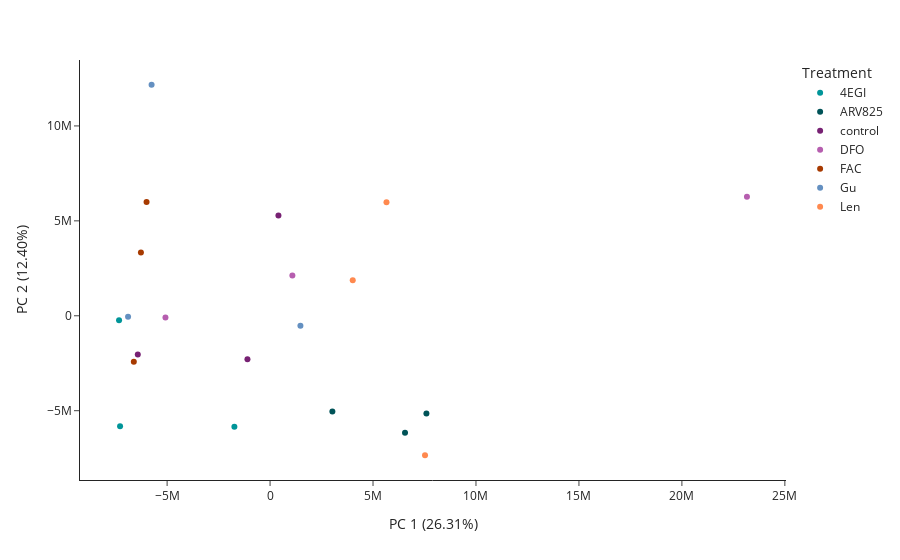
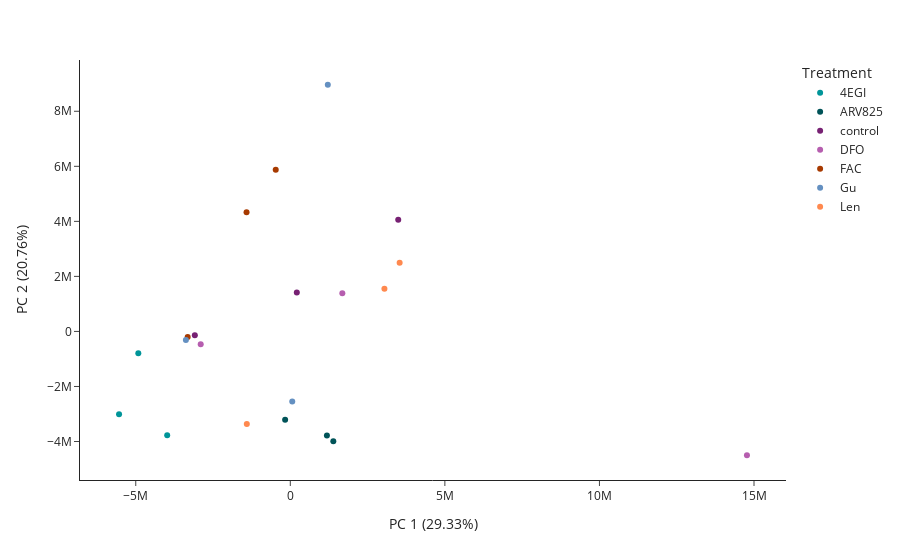
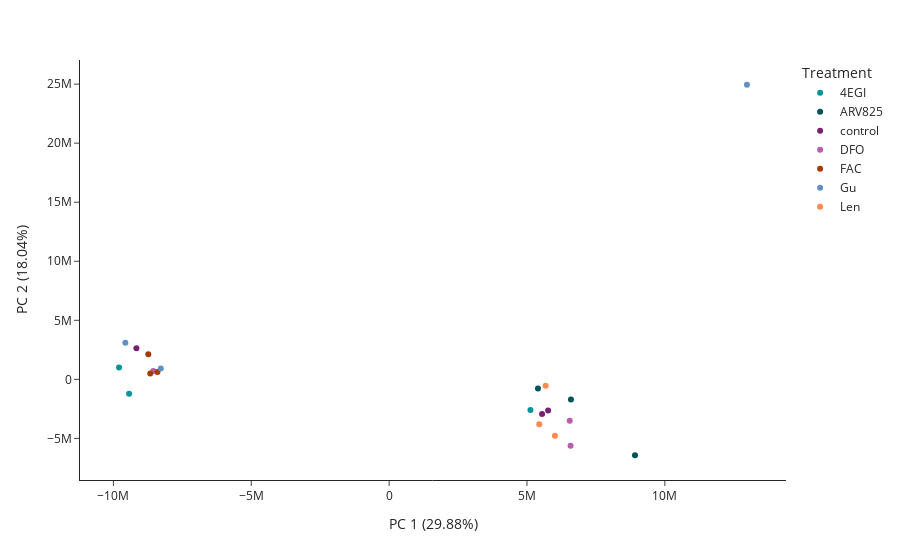

Notebook cell for these charts, in order:
### Markdown cell above
# QC norm vs unnorm

### Code cell
#normalization_qc.pca(path,meta, '_unnorm')
normalization_qc.pca(path,meta, '')
#normalization_qc.pca(path,meta, '_lfq')

### Figure 1 — Plotly figure (JSON) as saved in the notebook; plotly's stock layout.template omitted (floating-point values rounded to 4 significant figures)
{"data": [{"customdata": [["4EGI_1"], ["4EGI_2"], ["4EGI_3"]], "hovertemplate": "color=4EGI<br>PC 1 (26.31%)=%{x}<br>PC 2 (12.40%)=%{y}<br>Sample=%{customdata[0]}<extra></extra>", "legendgroup": "4EGI", "marker": {"color": "#009599", "symbol": "circle"}, "mode": "markers", "name": "4EGI", "orientation": "v", "showlegend": true, "type": "scatter", "x": [-7285000.0, -7334000.0, -1732000.0], "xaxis": "x", "y": [-5826000.0, -233300.0, -5849000.0], "yaxis": "y"}, {"customdata": [["ARV825_1"], ["ARV825_2"], ["ARV825_3"]], "hovertemplate": "color=ARV825<br>PC 1 (26.31%)=%{x}<br>PC 2 (12.40%)=%{y}<br>Sample=%{customdata[0]}<extra></extra>", "legendgroup": "ARV825", "marker": {"color": "#005358", "symbol": "circle"}, "mode": "markers", "name": "ARV825", "orientation": "v", "showlegend": true, "type": "scatter", "x": [7592000.0, 3025000.0, 6554000.0], "xaxis": "x", "y": [-5143000.0, -5043000.0, -6161000.0], "yaxis": "y"}, {"customdata": [["control_1"], ["control_2"], ["control_3"]], "hovertemplate": "color=control<br>PC 1 (26.31%)=%{x}<br>PC 2 (12.40%)=%{y}<br>Sample=%{customdata[0]}<extra></extra>", "legendgroup": "control", "marker": {"color": "#772173", "symbol": "circle"}, "mode": "markers", "name": "control", "orientation": "v", "showlegend": true, "type": "scatter", "x": [-1098000.0, -6424000.0, 406700.0], "xaxis": "x", "y": [-2293000.0, -2041000.0, 5280000.0], "yaxis": "y"}, {"customdata": [["DFO_1"], ["DFO_2"], ["DFO_3"]], "hovertemplate": "color=DFO<br>PC 1 (26.31%)=%{x}<br>PC 2 (12.40%)=%{y}<br>Sample=%{customdata[0]}<extra></extra>", "legendgroup": "DFO", "marker": {"color": "#B65EAF", "symbol": "circle"}, "mode": "markers", "name": "DFO", "orientation": "v", "showlegend": true, "type": "scatter", "x": [1083000.0, 23160000.0, -5080000.0], "xaxis": "x", "y": [2124000.0, 6263000.0, -88340.0], "yaxis": "y"}, {"customdata": [["FAC_1"], ["FAC_2"], ["FAC_3"]], "hovertemplate": "color=FAC<br>PC 1 (26.31%)=%{x}<br>PC 2 (12.40%)=%{y}<br>Sample=%{customdata[0]}<extra></extra>", "legendgroup": "FAC", "marker": {"color": "#A73A00", "symbol": "circle"}, "mode": "markers", "name": "FAC", "orientation": "v", "showlegend": true, "type": "scatter", "x": [-6616000.0, -6272000.0, -5998000.0], "xaxis": "x", "y": [-2424000.0, 3330000.0, 5999000.0], "yaxis": "y"}, {"customdata": [["Gu_1"], ["Gu_2"], ["Gu_3"]], "hovertemplate": "color=Gu<br>PC 1 (26.31%)=%{x}<br>PC 2 (12.40%)=%{y}<br>Sample=%{customdata[0]}<extra></extra>", "legendgroup": "Gu", "marker": {"color": "#6490C1", "symbol": "circle"}, "mode": "markers", "name": "Gu", "orientation": "v", "showlegend": true, "type": "scatter", "x": [-6896000.0, 1474000.0, -5754000.0], "xaxis": "x", "y": [-53080.0, -524400.0, 12170000.0], "yaxis": "y"}, {"customdata": [["Len_2"], ["Len_3"], ["Len_1"]], "hovertemplate": "color=Len<br>PC 1 (26.31%)=%{x}<br>PC 2 (12.40%)=%{y}<br>Sample=%{customdata[0]}<extra></extra>", "legendgroup": "Len", "marker": {"color": "#FF894F", "symbol": "circle"}, "mode": "markers", "name": "Len", "orientation": "v", "showlegend": true, "type": "scatter", "x": [5654000.0, 4015000.0, 7526000.0], "xaxis": "x", "y": [5983000.0, 1878000.0, -7347000.0], "yaxis": "y"}], "layout": {"autosize": true, "legend": {"title": {"text": "Treatment"}, "tracegroupgap": 0}, "margin": {"t": 60}, "xaxis": {"anchor": "y", "autorange": true, "domain": [0, 1], "range": [-9089000.0, 24910000.0], "title": {"text": "PC 1 (26.31%)"}, "type": "linear"}, "yaxis": {"anchor": "x", "autorange": true, "domain": [0, 1], "range": [-8858000.0, 13680000.0], "title": {"text": "PC 2 (12.40%)"}, "type": "linear"}}}

### Figure 2 — Plotly figure (JSON) as saved in the notebook; plotly's stock layout.template omitted (floating-point values rounded to 4 significant figures)
{"data": [{"customdata": [["4EGI_1"], ["4EGI_2"], ["4EGI_3"]], "hovertemplate": "color=4EGI<br>PC 1 (29.33%)=%{x}<br>PC 2 (20.76%)=%{y}<br>Sample=%{customdata[0]}<extra></extra>", "legendgroup": "4EGI", "marker": {"color": "#009599", "symbol": "circle"}, "mode": "markers", "name": "4EGI", "orientation": "v", "showlegend": true, "type": "scatter", "x": [-5540000.0, -4917000.0, -3983000.0], "xaxis": "x", "y": [-3014000.0, -789000.0, -3769000.0], "yaxis": "y"}, {"customdata": [["ARV825_1"], ["ARV825_2"], ["ARV825_3"]], "hovertemplate": "color=ARV825<br>PC 1 (29.33%)=%{x}<br>PC 2 (20.76%)=%{y}<br>Sample=%{customdata[0]}<extra></extra>", "legendgroup": "ARV825", "marker": {"color": "#005358", "symbol": "circle"}, "mode": "markers", "name": "ARV825", "orientation": "v", "showlegend": true, "type": "scatter", "x": [-167700.0, 1184000.0, 1391000.0], "xaxis": "x", "y": [-3211000.0, -3780000.0, -3993000.0], "yaxis": "y"}, {"customdata": [["control_1"], ["control_2"], ["control_3"]], "hovertemplate": "color=control<br>PC 1 (29.33%)=%{x}<br>PC 2 (20.76%)=%{y}<br>Sample=%{customdata[0]}<extra></extra>", "legendgroup": "control", "marker": {"color": "#772173", "symbol": "circle"}, "mode": "markers", "name": "control", "orientation": "v", "showlegend": true, "type": "scatter", "x": [210000.0, -3089000.0, 3491000.0], "xaxis": "x", "y": [1415000.0, -135400.0, 4062000.0], "yaxis": "y"}, {"customdata": [["DFO_1"], ["DFO_2"], ["DFO_3"]], "hovertemplate": "color=DFO<br>PC 1 (29.33%)=%{x}<br>PC 2 (20.76%)=%{y}<br>Sample=%{customdata[0]}<extra></extra>", "legendgroup": "DFO", "marker": {"color": "#B65EAF", "symbol": "circle"}, "mode": "markers", "name": "DFO", "orientation": "v", "showlegend": true, "type": "scatter", "x": [1683000.0, 14770000.0, -2899000.0], "xaxis": "x", "y": [1391000.0, -4499000.0, -467900.0], "yaxis": "y"}, {"customdata": [["FAC_1"], ["FAC_2"], ["FAC_3"]], "hovertemplate": "color=FAC<br>PC 1 (29.33%)=%{x}<br>PC 2 (20.76%)=%{y}<br>Sample=%{customdata[0]}<extra></extra>", "legendgroup": "FAC", "marker": {"color": "#A73A00", "symbol": "circle"}, "mode": "markers", "name": "FAC", "orientation": "v", "showlegend": true, "type": "scatter", "x": [-3320000.0, -1416000.0, -471700.0], "xaxis": "x", "y": [-199100.0, 4332000.0, 5876000.0], "yaxis": "y"}, {"customdata": [["Gu_1"], ["Gu_2"], ["Gu_3"]], "hovertemplate": "color=Gu<br>PC 1 (29.33%)=%{x}<br>PC 2 (20.76%)=%{y}<br>Sample=%{customdata[0]}<extra></extra>", "legendgroup": "Gu", "marker": {"color": "#6490C1", "symbol": "circle"}, "mode": "markers", "name": "Gu", "orientation": "v", "showlegend": true, "type": "scatter", "x": [-3378000.0, 62590.0, 1213000.0], "xaxis": "x", "y": [-307400.0, -2548000.0, 8964000.0], "yaxis": "y"}, {"customdata": [["Len_2"], ["Len_3"], ["Len_1"]], "hovertemplate": "color=Len<br>PC 1 (29.33%)=%{x}<br>PC 2 (20.76%)=%{y}<br>Sample=%{customdata[0]}<extra></extra>", "legendgroup": "Len", "marker": {"color": "#FF894F", "symbol": "circle"}, "mode": "markers", "name": "Len", "orientation": "v", "showlegend": true, "type": "scatter", "x": [3537000.0, 3044000.0, -1407000.0], "xaxis": "x", "y": [2493000.0, 1547000.0, -3367000.0], "yaxis": "y"}], "layout": {"autosize": true, "legend": {"title": {"text": "Treatment"}, "tracegroupgap": 0}, "margin": {"t": 60}, "xaxis": {"anchor": "y", "autorange": true, "domain": [0, 1], "range": [-6709000.0, 15940000.0], "title": {"text": "PC 1 (29.33%)"}, "type": "linear"}, "yaxis": {"anchor": "x", "autorange": true, "domain": [0, 1], "range": [-5542000.0, 10010000.0], "title": {"text": "PC 2 (20.76%)"}, "type": "linear"}}}

### Figure 3 — Plotly figure (JSON) as saved in the notebook; plotly's stock layout.template omitted (floating-point values rounded to 4 significant figures)
{"data": [{"customdata": [["4EGI_1"], ["4EGI_2"], ["4EGI_3"]], "hovertemplate": "color=4EGI<br>PC 1 (29.88%)=%{x}<br>PC 2 (18.04%)=%{y}<br>Sample=%{customdata[0]}<extra></extra>", "legendgroup": "4EGI", "marker": {"color": "#009599", "symbol": "circle"}, "mode": "markers", "name": "4EGI", "orientation": "v", "showlegend": true, "type": "scatter", "x": [-9796000.0, -9432000.0, 5126000.0], "xaxis": "x", "y": [1011000.0, -1213000.0, -2588000.0], "yaxis": "y"}, {"customdata": [["ARV825_1"], ["ARV825_2"], ["ARV825_3"]], "hovertemplate": "color=ARV825<br>PC 1 (29.88%)=%{x}<br>PC 2 (18.04%)=%{y}<br>Sample=%{customdata[0]}<extra></extra>", "legendgroup": "ARV825", "marker": {"color": "#005358", "symbol": "circle"}, "mode": "markers", "name": "ARV825", "orientation": "v", "showlegend": true, "type": "scatter", "x": [5399000.0, 6594000.0, 8917000.0], "xaxis": "x", "y": [-768200.0, -1711000.0, -6428000.0], "yaxis": "y"}, {"customdata": [["control_1"], ["control_2"], ["control_3"]], "hovertemplate": "color=control<br>PC 1 (29.88%)=%{x}<br>PC 2 (18.04%)=%{y}<br>Sample=%{customdata[0]}<extra></extra>", "legendgroup": "control", "marker": {"color": "#772173", "symbol": "circle"}, "mode": "markers", "name": "control", "orientation": "v", "showlegend": true, "type": "scatter", "x": [5767000.0, -9166000.0, 5547000.0], "xaxis": "x", "y": [-2633000.0, 2624000.0, -2925000.0], "yaxis": "y"}, {"customdata": [["DFO_1"], ["DFO_2"], ["DFO_3"]], "hovertemplate": "color=DFO<br>PC 1 (29.88%)=%{x}<br>PC 2 (18.04%)=%{y}<br>Sample=%{customdata[0]}<extra></extra>", "legendgroup": "DFO", "marker": {"color": "#B65EAF", "symbol": "circle"}, "mode": "markers", "name": "DFO", "orientation": "v", "showlegend": true, "type": "scatter", "x": [6581000.0, 6551000.0, -8554000.0], "xaxis": "x", "y": [-5631000.0, -3513000.0, 704800.0], "yaxis": "y"}, {"customdata": [["FAC_1"], ["FAC_2"], ["FAC_3"]], "hovertemplate": "color=FAC<br>PC 1 (29.88%)=%{x}<br>PC 2 (18.04%)=%{y}<br>Sample=%{customdata[0]}<extra></extra>", "legendgroup": "FAC", "marker": {"color": "#A73A00", "symbol": "circle"}, "mode": "markers", "name": "FAC", "orientation": "v", "showlegend": true, "type": "scatter", "x": [-8734000.0, -8664000.0, -8403000.0], "xaxis": "x", "y": [2126000.0, 488900.0, 630800.0], "yaxis": "y"}, {"customdata": [["Gu_1"], ["Gu_2"], ["Gu_3"]], "hovertemplate": "color=Gu<br>PC 1 (29.88%)=%{x}<br>PC 2 (18.04%)=%{y}<br>Sample=%{customdata[0]}<extra></extra>", "legendgroup": "Gu", "marker": {"color": "#6490C1", "symbol": "circle"}, "mode": "markers", "name": "Gu", "orientation": "v", "showlegend": true, "type": "scatter", "x": [-9567000.0, 12980000.0, -8282000.0], "xaxis": "x", "y": [3091000.0, 24950000.0, 909000.0], "yaxis": "y"}, {"customdata": [["Len_2"], ["Len_3"], ["Len_1"]], "hovertemplate": "color=Len<br>PC 1 (29.88%)=%{x}<br>PC 2 (18.04%)=%{y}<br>Sample=%{customdata[0]}<extra></extra>", "legendgroup": "Len", "marker": {"color": "#FF894F", "symbol": "circle"}, "mode": "markers", "name": "Len", "orientation": "v", "showlegend": true, "type": "scatter", "x": [5446000.0, 6014000.0, 5678000.0], "xaxis": "x", "y": [-3794000.0, -4787000.0, -543500.0], "yaxis": "y"}], "layout": {"autosize": true, "legend": {"title": {"text": "Treatment"}, "tracegroupgap": 0}, "margin": {"t": 60}, "xaxis": {"anchor": "y", "autorange": true, "domain": [0, 1], "range": [-11110000.0, 14290000.0], "title": {"text": "PC 1 (29.88%)"}, "type": "linear"}, "yaxis": {"anchor": "x", "autorange": true, "domain": [0, 1], "range": [-8857000.0, 27380000.0], "title": {"text": "PC 2 (18.04%)"}, "type": "linear"}}}
